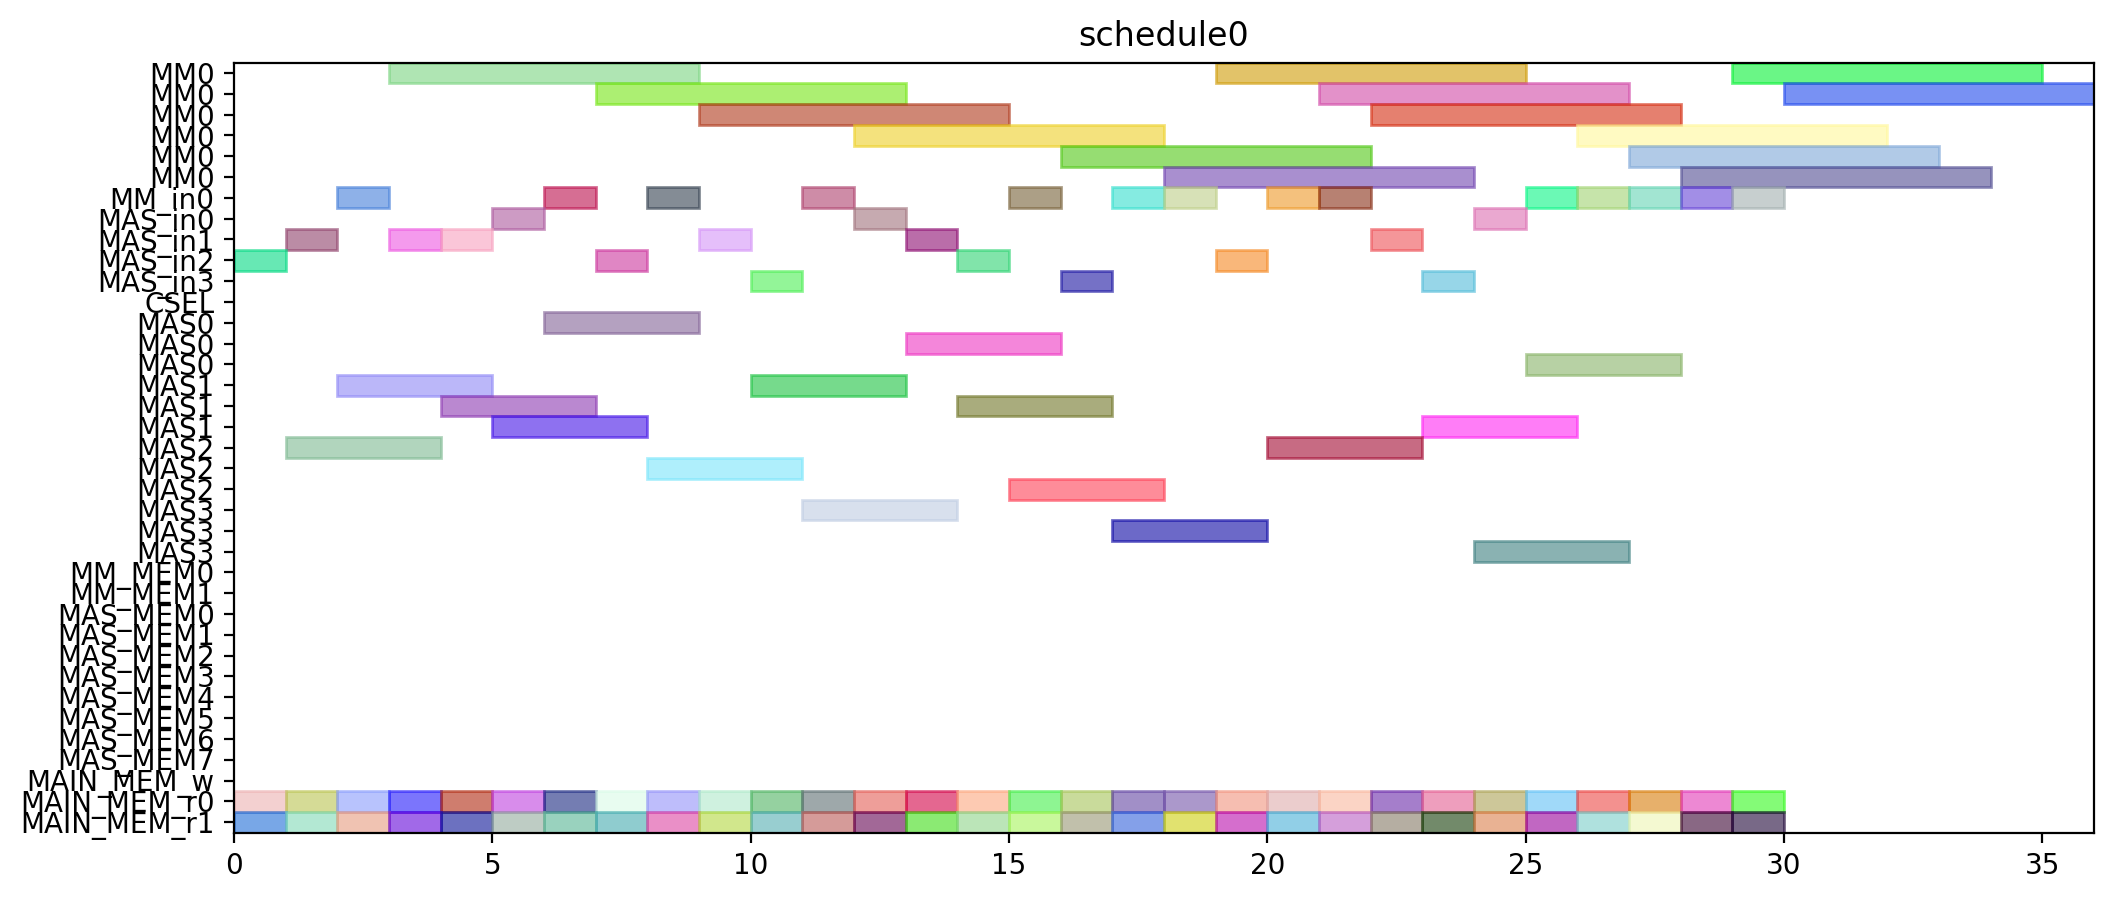

Generate this figure with Python:
from pyschedule import Scenario, solvers, plotters, alt


def solve():
	horizon = 120
	S = Scenario("schedule0", horizon=horizon)

	# resource
	MM = S.Resources('MM', num=1, size=6)
	MM_in = S.Resources('MM_in', num=1)
	MAS_in = S.Resources('MAS_in', num=4)
	CSEL = S.Resource('CSEL')
	MAS = S.Resources('MAS', num=4, size=3, periods=range(1, horizon))
	MM_MEM = S.Resources('MM_MEM', num=2)
	MAS_MEM = S.Resources('MAS_MEM', num=8)
	MAIN_MEM_w = S.Resource('MAIN_MEM_w', size=1)
	MAIN_MEM_r = S.Resources('MAIN_MEM_r', num=2)

	# result of previous scheduling

	# new tasks
	r1_t0 = S.Task('r1_t0', length=6, delay_cost=1)
	r1_t0 += alt(MM)
	r1_t0_in = S.Task('r1_t0_in', length=1, delay_cost=1)
	r1_t0_in += alt(MM_in)
	S += r1_t0_in*MM_in[0]<=r1_t0*MM[0]
	r1_t0_mem0 = S.Task('r1_t0_mem0', length=1, delay_cost=1)
	r1_t0_mem0 += MAIN_MEM_r[0]
	S += r1_t0_mem0 <= r1_t0

	r1_t0_mem1 = S.Task('r1_t0_mem1', length=1, delay_cost=1)
	r1_t0_mem1 += MAIN_MEM_r[1]
	S += r1_t0_mem1 <= r1_t0

	r1_t1 = S.Task('r1_t1', length=6, delay_cost=1)
	r1_t1 += alt(MM)
	r1_t1_in = S.Task('r1_t1_in', length=1, delay_cost=1)
	r1_t1_in += alt(MM_in)
	S += r1_t1_in*MM_in[0]<=r1_t1*MM[0]
	r1_t1_mem0 = S.Task('r1_t1_mem0', length=1, delay_cost=1)
	r1_t1_mem0 += MAIN_MEM_r[0]
	S += r1_t1_mem0 <= r1_t1

	r1_t1_mem1 = S.Task('r1_t1_mem1', length=1, delay_cost=1)
	r1_t1_mem1 += MAIN_MEM_r[1]
	S += r1_t1_mem1 <= r1_t1

	r1_t2 = S.Task('r1_t2', length=3, delay_cost=1)
	r1_t2 += alt(MAS)
	r1_t2_in = S.Task('r1_t2_in', length=1, delay_cost=1)
	r1_t2_in += alt(MAS_in)
	S += r1_t2_in*MAS_in[0]<=r1_t2*MAS[0]

	S += r1_t2_in*MAS_in[1]<=r1_t2*MAS[1]

	S += r1_t2_in*MAS_in[2]<=r1_t2*MAS[2]

	S += r1_t2_in*MAS_in[3]<=r1_t2*MAS[3]

	r1_t2_mem0 = S.Task('r1_t2_mem0', length=1, delay_cost=1)
	r1_t2_mem0 += MAIN_MEM_r[0]
	S += r1_t2_mem0 <= r1_t2

	r1_t2_mem1 = S.Task('r1_t2_mem1', length=1, delay_cost=1)
	r1_t2_mem1 += MAIN_MEM_r[1]
	S += r1_t2_mem1 <= r1_t2

	r1_t3 = S.Task('r1_t3', length=3, delay_cost=1)
	r1_t3 += alt(MAS)
	r1_t3_in = S.Task('r1_t3_in', length=1, delay_cost=1)
	r1_t3_in += alt(MAS_in)
	S += r1_t3_in*MAS_in[0]<=r1_t3*MAS[0]

	S += r1_t3_in*MAS_in[1]<=r1_t3*MAS[1]

	S += r1_t3_in*MAS_in[2]<=r1_t3*MAS[2]

	S += r1_t3_in*MAS_in[3]<=r1_t3*MAS[3]

	r1_t3_mem0 = S.Task('r1_t3_mem0', length=1, delay_cost=1)
	r1_t3_mem0 += MAIN_MEM_r[0]
	S += r1_t3_mem0 <= r1_t3

	r1_t3_mem1 = S.Task('r1_t3_mem1', length=1, delay_cost=1)
	r1_t3_mem1 += MAIN_MEM_r[1]
	S += r1_t3_mem1 <= r1_t3

	r3_t0 = S.Task('r3_t0', length=6, delay_cost=1)
	r3_t0 += alt(MM)
	r3_t0_in = S.Task('r3_t0_in', length=1, delay_cost=1)
	r3_t0_in += alt(MM_in)
	S += r3_t0_in*MM_in[0]<=r3_t0*MM[0]
	r3_t0_mem0 = S.Task('r3_t0_mem0', length=1, delay_cost=1)
	r3_t0_mem0 += MAIN_MEM_r[0]
	S += r3_t0_mem0 <= r3_t0

	r3_t0_mem1 = S.Task('r3_t0_mem1', length=1, delay_cost=1)
	r3_t0_mem1 += MAIN_MEM_r[1]
	S += r3_t0_mem1 <= r3_t0

	r3_t1 = S.Task('r3_t1', length=6, delay_cost=1)
	r3_t1 += alt(MM)
	r3_t1_in = S.Task('r3_t1_in', length=1, delay_cost=1)
	r3_t1_in += alt(MM_in)
	S += r3_t1_in*MM_in[0]<=r3_t1*MM[0]
	r3_t1_mem0 = S.Task('r3_t1_mem0', length=1, delay_cost=1)
	r3_t1_mem0 += MAIN_MEM_r[0]
	S += r3_t1_mem0 <= r3_t1

	r3_t1_mem1 = S.Task('r3_t1_mem1', length=1, delay_cost=1)
	r3_t1_mem1 += MAIN_MEM_r[1]
	S += r3_t1_mem1 <= r3_t1

	r3_t2 = S.Task('r3_t2', length=3, delay_cost=1)
	r3_t2 += alt(MAS)
	r3_t2_in = S.Task('r3_t2_in', length=1, delay_cost=1)
	r3_t2_in += alt(MAS_in)
	S += r3_t2_in*MAS_in[0]<=r3_t2*MAS[0]

	S += r3_t2_in*MAS_in[1]<=r3_t2*MAS[1]

	S += r3_t2_in*MAS_in[2]<=r3_t2*MAS[2]

	S += r3_t2_in*MAS_in[3]<=r3_t2*MAS[3]

	r3_t2_mem0 = S.Task('r3_t2_mem0', length=1, delay_cost=1)
	r3_t2_mem0 += MAIN_MEM_r[0]
	S += r3_t2_mem0 <= r3_t2

	r3_t2_mem1 = S.Task('r3_t2_mem1', length=1, delay_cost=1)
	r3_t2_mem1 += MAIN_MEM_r[1]
	S += r3_t2_mem1 <= r3_t2

	r3_t3 = S.Task('r3_t3', length=3, delay_cost=1)
	r3_t3 += alt(MAS)
	r3_t3_in = S.Task('r3_t3_in', length=1, delay_cost=1)
	r3_t3_in += alt(MAS_in)
	S += r3_t3_in*MAS_in[0]<=r3_t3*MAS[0]

	S += r3_t3_in*MAS_in[1]<=r3_t3*MAS[1]

	S += r3_t3_in*MAS_in[2]<=r3_t3*MAS[2]

	S += r3_t3_in*MAS_in[3]<=r3_t3*MAS[3]

	r3_t3_mem0 = S.Task('r3_t3_mem0', length=1, delay_cost=1)
	r3_t3_mem0 += MAIN_MEM_r[0]
	S += r3_t3_mem0 <= r3_t3

	r3_t3_mem1 = S.Task('r3_t3_mem1', length=1, delay_cost=1)
	r3_t3_mem1 += MAIN_MEM_r[1]
	S += r3_t3_mem1 <= r3_t3

	r4_t0 = S.Task('r4_t0', length=6, delay_cost=1)
	r4_t0 += alt(MM)
	r4_t0_in = S.Task('r4_t0_in', length=1, delay_cost=1)
	r4_t0_in += alt(MM_in)
	S += r4_t0_in*MM_in[0]<=r4_t0*MM[0]
	r4_t0_mem0 = S.Task('r4_t0_mem0', length=1, delay_cost=1)
	r4_t0_mem0 += MAIN_MEM_r[0]
	S += r4_t0_mem0 <= r4_t0

	r4_t0_mem1 = S.Task('r4_t0_mem1', length=1, delay_cost=1)
	r4_t0_mem1 += MAIN_MEM_r[1]
	S += r4_t0_mem1 <= r4_t0

	r4_t1 = S.Task('r4_t1', length=6, delay_cost=1)
	r4_t1 += alt(MM)
	r4_t1_in = S.Task('r4_t1_in', length=1, delay_cost=1)
	r4_t1_in += alt(MM_in)
	S += r4_t1_in*MM_in[0]<=r4_t1*MM[0]
	r4_t1_mem0 = S.Task('r4_t1_mem0', length=1, delay_cost=1)
	r4_t1_mem0 += MAIN_MEM_r[0]
	S += r4_t1_mem0 <= r4_t1

	r4_t1_mem1 = S.Task('r4_t1_mem1', length=1, delay_cost=1)
	r4_t1_mem1 += MAIN_MEM_r[1]
	S += r4_t1_mem1 <= r4_t1

	r4_t2 = S.Task('r4_t2', length=3, delay_cost=1)
	r4_t2 += alt(MAS)
	r4_t2_in = S.Task('r4_t2_in', length=1, delay_cost=1)
	r4_t2_in += alt(MAS_in)
	S += r4_t2_in*MAS_in[0]<=r4_t2*MAS[0]

	S += r4_t2_in*MAS_in[1]<=r4_t2*MAS[1]

	S += r4_t2_in*MAS_in[2]<=r4_t2*MAS[2]

	S += r4_t2_in*MAS_in[3]<=r4_t2*MAS[3]

	r4_t2_mem0 = S.Task('r4_t2_mem0', length=1, delay_cost=1)
	r4_t2_mem0 += MAIN_MEM_r[0]
	S += r4_t2_mem0 <= r4_t2

	r4_t2_mem1 = S.Task('r4_t2_mem1', length=1, delay_cost=1)
	r4_t2_mem1 += MAIN_MEM_r[1]
	S += r4_t2_mem1 <= r4_t2

	r4_t3 = S.Task('r4_t3', length=3, delay_cost=1)
	r4_t3 += alt(MAS)
	r4_t3_in = S.Task('r4_t3_in', length=1, delay_cost=1)
	r4_t3_in += alt(MAS_in)
	S += r4_t3_in*MAS_in[0]<=r4_t3*MAS[0]

	S += r4_t3_in*MAS_in[1]<=r4_t3*MAS[1]

	S += r4_t3_in*MAS_in[2]<=r4_t3*MAS[2]

	S += r4_t3_in*MAS_in[3]<=r4_t3*MAS[3]

	r4_t3_mem0 = S.Task('r4_t3_mem0', length=1, delay_cost=1)
	r4_t3_mem0 += MAIN_MEM_r[0]
	S += r4_t3_mem0 <= r4_t3

	r4_t3_mem1 = S.Task('r4_t3_mem1', length=1, delay_cost=1)
	r4_t3_mem1 += MAIN_MEM_r[1]
	S += r4_t3_mem1 <= r4_t3

	r5_t0 = S.Task('r5_t0', length=6, delay_cost=1)
	r5_t0 += alt(MM)
	r5_t0_in = S.Task('r5_t0_in', length=1, delay_cost=1)
	r5_t0_in += alt(MM_in)
	S += r5_t0_in*MM_in[0]<=r5_t0*MM[0]
	r5_t0_mem0 = S.Task('r5_t0_mem0', length=1, delay_cost=1)
	r5_t0_mem0 += MAIN_MEM_r[0]
	S += r5_t0_mem0 <= r5_t0

	r5_t0_mem1 = S.Task('r5_t0_mem1', length=1, delay_cost=1)
	r5_t0_mem1 += MAIN_MEM_r[1]
	S += r5_t0_mem1 <= r5_t0

	r5_t1 = S.Task('r5_t1', length=6, delay_cost=1)
	r5_t1 += alt(MM)
	r5_t1_in = S.Task('r5_t1_in', length=1, delay_cost=1)
	r5_t1_in += alt(MM_in)
	S += r5_t1_in*MM_in[0]<=r5_t1*MM[0]
	r5_t1_mem0 = S.Task('r5_t1_mem0', length=1, delay_cost=1)
	r5_t1_mem0 += MAIN_MEM_r[0]
	S += r5_t1_mem0 <= r5_t1

	r5_t1_mem1 = S.Task('r5_t1_mem1', length=1, delay_cost=1)
	r5_t1_mem1 += MAIN_MEM_r[1]
	S += r5_t1_mem1 <= r5_t1

	r5_t2 = S.Task('r5_t2', length=3, delay_cost=1)
	r5_t2 += alt(MAS)
	r5_t2_in = S.Task('r5_t2_in', length=1, delay_cost=1)
	r5_t2_in += alt(MAS_in)
	S += r5_t2_in*MAS_in[0]<=r5_t2*MAS[0]

	S += r5_t2_in*MAS_in[1]<=r5_t2*MAS[1]

	S += r5_t2_in*MAS_in[2]<=r5_t2*MAS[2]

	S += r5_t2_in*MAS_in[3]<=r5_t2*MAS[3]

	r5_t2_mem0 = S.Task('r5_t2_mem0', length=1, delay_cost=1)
	r5_t2_mem0 += MAIN_MEM_r[0]
	S += r5_t2_mem0 <= r5_t2

	r5_t2_mem1 = S.Task('r5_t2_mem1', length=1, delay_cost=1)
	r5_t2_mem1 += MAIN_MEM_r[1]
	S += r5_t2_mem1 <= r5_t2

	r5_t3 = S.Task('r5_t3', length=3, delay_cost=1)
	r5_t3 += alt(MAS)
	r5_t3_in = S.Task('r5_t3_in', length=1, delay_cost=1)
	r5_t3_in += alt(MAS_in)
	S += r5_t3_in*MAS_in[0]<=r5_t3*MAS[0]

	S += r5_t3_in*MAS_in[1]<=r5_t3*MAS[1]

	S += r5_t3_in*MAS_in[2]<=r5_t3*MAS[2]

	S += r5_t3_in*MAS_in[3]<=r5_t3*MAS[3]

	r5_t3_mem0 = S.Task('r5_t3_mem0', length=1, delay_cost=1)
	r5_t3_mem0 += MAIN_MEM_r[0]
	S += r5_t3_mem0 <= r5_t3

	r5_t3_mem1 = S.Task('r5_t3_mem1', length=1, delay_cost=1)
	r5_t3_mem1 += MAIN_MEM_r[1]
	S += r5_t3_mem1 <= r5_t3

	r6_t0 = S.Task('r6_t0', length=6, delay_cost=1)
	r6_t0 += alt(MM)
	r6_t0_in = S.Task('r6_t0_in', length=1, delay_cost=1)
	r6_t0_in += alt(MM_in)
	S += r6_t0_in*MM_in[0]<=r6_t0*MM[0]
	r6_t0_mem0 = S.Task('r6_t0_mem0', length=1, delay_cost=1)
	r6_t0_mem0 += MAIN_MEM_r[0]
	S += r6_t0_mem0 <= r6_t0

	r6_t0_mem1 = S.Task('r6_t0_mem1', length=1, delay_cost=1)
	r6_t0_mem1 += MAIN_MEM_r[1]
	S += r6_t0_mem1 <= r6_t0

	r6_t1 = S.Task('r6_t1', length=6, delay_cost=1)
	r6_t1 += alt(MM)
	r6_t1_in = S.Task('r6_t1_in', length=1, delay_cost=1)
	r6_t1_in += alt(MM_in)
	S += r6_t1_in*MM_in[0]<=r6_t1*MM[0]
	r6_t1_mem0 = S.Task('r6_t1_mem0', length=1, delay_cost=1)
	r6_t1_mem0 += MAIN_MEM_r[0]
	S += r6_t1_mem0 <= r6_t1

	r6_t1_mem1 = S.Task('r6_t1_mem1', length=1, delay_cost=1)
	r6_t1_mem1 += MAIN_MEM_r[1]
	S += r6_t1_mem1 <= r6_t1

	r6_t2 = S.Task('r6_t2', length=3, delay_cost=1)
	r6_t2 += alt(MAS)
	r6_t2_in = S.Task('r6_t2_in', length=1, delay_cost=1)
	r6_t2_in += alt(MAS_in)
	S += r6_t2_in*MAS_in[0]<=r6_t2*MAS[0]

	S += r6_t2_in*MAS_in[1]<=r6_t2*MAS[1]

	S += r6_t2_in*MAS_in[2]<=r6_t2*MAS[2]

	S += r6_t2_in*MAS_in[3]<=r6_t2*MAS[3]

	r6_t2_mem0 = S.Task('r6_t2_mem0', length=1, delay_cost=1)
	r6_t2_mem0 += MAIN_MEM_r[0]
	S += r6_t2_mem0 <= r6_t2

	r6_t2_mem1 = S.Task('r6_t2_mem1', length=1, delay_cost=1)
	r6_t2_mem1 += MAIN_MEM_r[1]
	S += r6_t2_mem1 <= r6_t2

	r6_t3 = S.Task('r6_t3', length=3, delay_cost=1)
	r6_t3 += alt(MAS)
	r6_t3_in = S.Task('r6_t3_in', length=1, delay_cost=1)
	r6_t3_in += alt(MAS_in)
	S += r6_t3_in*MAS_in[0]<=r6_t3*MAS[0]

	S += r6_t3_in*MAS_in[1]<=r6_t3*MAS[1]

	S += r6_t3_in*MAS_in[2]<=r6_t3*MAS[2]

	S += r6_t3_in*MAS_in[3]<=r6_t3*MAS[3]

	r6_t3_mem0 = S.Task('r6_t3_mem0', length=1, delay_cost=1)
	r6_t3_mem0 += MAIN_MEM_r[0]
	S += r6_t3_mem0 <= r6_t3

	r6_t3_mem1 = S.Task('r6_t3_mem1', length=1, delay_cost=1)
	r6_t3_mem1 += MAIN_MEM_r[1]
	S += r6_t3_mem1 <= r6_t3

	r9_t2 = S.Task('r9_t2', length=3, delay_cost=1)
	r9_t2 += alt(MAS)
	r9_t2_in = S.Task('r9_t2_in', length=1, delay_cost=1)
	r9_t2_in += alt(MAS_in)
	S += r9_t2_in*MAS_in[0]<=r9_t2*MAS[0]

	S += r9_t2_in*MAS_in[1]<=r9_t2*MAS[1]

	S += r9_t2_in*MAS_in[2]<=r9_t2*MAS[2]

	S += r9_t2_in*MAS_in[3]<=r9_t2*MAS[3]

	r9_t2_mem0 = S.Task('r9_t2_mem0', length=1, delay_cost=1)
	r9_t2_mem0 += MAIN_MEM_r[0]
	S += r9_t2_mem0 <= r9_t2

	r9_t2_mem1 = S.Task('r9_t2_mem1', length=1, delay_cost=1)
	r9_t2_mem1 += MAIN_MEM_r[1]
	S += r9_t2_mem1 <= r9_t2

	r12_t0 = S.Task('r12_t0', length=6, delay_cost=1)
	r12_t0 += alt(MM)
	r12_t0_in = S.Task('r12_t0_in', length=1, delay_cost=1)
	r12_t0_in += alt(MM_in)
	S += r12_t0_in*MM_in[0]<=r12_t0*MM[0]
	r12_t0_mem0 = S.Task('r12_t0_mem0', length=1, delay_cost=1)
	r12_t0_mem0 += MAIN_MEM_r[0]
	S += r12_t0_mem0 <= r12_t0

	r12_t0_mem1 = S.Task('r12_t0_mem1', length=1, delay_cost=1)
	r12_t0_mem1 += MAIN_MEM_r[1]
	S += r12_t0_mem1 <= r12_t0

	r12_t1 = S.Task('r12_t1', length=6, delay_cost=1)
	r12_t1 += alt(MM)
	r12_t1_in = S.Task('r12_t1_in', length=1, delay_cost=1)
	r12_t1_in += alt(MM_in)
	S += r12_t1_in*MM_in[0]<=r12_t1*MM[0]
	r12_t1_mem0 = S.Task('r12_t1_mem0', length=1, delay_cost=1)
	r12_t1_mem0 += MAIN_MEM_r[0]
	S += r12_t1_mem0 <= r12_t1

	r12_t1_mem1 = S.Task('r12_t1_mem1', length=1, delay_cost=1)
	r12_t1_mem1 += MAIN_MEM_r[1]
	S += r12_t1_mem1 <= r12_t1

	r12_t2 = S.Task('r12_t2', length=3, delay_cost=1)
	r12_t2 += alt(MAS)
	r12_t2_in = S.Task('r12_t2_in', length=1, delay_cost=1)
	r12_t2_in += alt(MAS_in)
	S += r12_t2_in*MAS_in[0]<=r12_t2*MAS[0]

	S += r12_t2_in*MAS_in[1]<=r12_t2*MAS[1]

	S += r12_t2_in*MAS_in[2]<=r12_t2*MAS[2]

	S += r12_t2_in*MAS_in[3]<=r12_t2*MAS[3]

	r12_t2_mem0 = S.Task('r12_t2_mem0', length=1, delay_cost=1)
	r12_t2_mem0 += MAIN_MEM_r[0]
	S += r12_t2_mem0 <= r12_t2

	r12_t2_mem1 = S.Task('r12_t2_mem1', length=1, delay_cost=1)
	r12_t2_mem1 += MAIN_MEM_r[1]
	S += r12_t2_mem1 <= r12_t2

	r12_t3 = S.Task('r12_t3', length=3, delay_cost=1)
	r12_t3 += alt(MAS)
	r12_t3_in = S.Task('r12_t3_in', length=1, delay_cost=1)
	r12_t3_in += alt(MAS_in)
	S += r12_t3_in*MAS_in[0]<=r12_t3*MAS[0]

	S += r12_t3_in*MAS_in[1]<=r12_t3*MAS[1]

	S += r12_t3_in*MAS_in[2]<=r12_t3*MAS[2]

	S += r12_t3_in*MAS_in[3]<=r12_t3*MAS[3]

	r12_t3_mem0 = S.Task('r12_t3_mem0', length=1, delay_cost=1)
	r12_t3_mem0 += MAIN_MEM_r[0]
	S += r12_t3_mem0 <= r12_t3

	r12_t3_mem1 = S.Task('r12_t3_mem1', length=1, delay_cost=1)
	r12_t3_mem1 += MAIN_MEM_r[1]
	S += r12_t3_mem1 <= r12_t3

	r13_t0 = S.Task('r13_t0', length=6, delay_cost=1)
	r13_t0 += alt(MM)
	r13_t0_in = S.Task('r13_t0_in', length=1, delay_cost=1)
	r13_t0_in += alt(MM_in)
	S += r13_t0_in*MM_in[0]<=r13_t0*MM[0]
	r13_t0_mem0 = S.Task('r13_t0_mem0', length=1, delay_cost=1)
	r13_t0_mem0 += MAIN_MEM_r[0]
	S += r13_t0_mem0 <= r13_t0

	r13_t0_mem1 = S.Task('r13_t0_mem1', length=1, delay_cost=1)
	r13_t0_mem1 += MAIN_MEM_r[1]
	S += r13_t0_mem1 <= r13_t0

	r13_t1 = S.Task('r13_t1', length=6, delay_cost=1)
	r13_t1 += alt(MM)
	r13_t1_in = S.Task('r13_t1_in', length=1, delay_cost=1)
	r13_t1_in += alt(MM_in)
	S += r13_t1_in*MM_in[0]<=r13_t1*MM[0]
	r13_t1_mem0 = S.Task('r13_t1_mem0', length=1, delay_cost=1)
	r13_t1_mem0 += MAIN_MEM_r[0]
	S += r13_t1_mem0 <= r13_t1

	r13_t1_mem1 = S.Task('r13_t1_mem1', length=1, delay_cost=1)
	r13_t1_mem1 += MAIN_MEM_r[1]
	S += r13_t1_mem1 <= r13_t1

	r13_t2 = S.Task('r13_t2', length=3, delay_cost=1)
	r13_t2 += alt(MAS)
	r13_t2_in = S.Task('r13_t2_in', length=1, delay_cost=1)
	r13_t2_in += alt(MAS_in)
	S += r13_t2_in*MAS_in[0]<=r13_t2*MAS[0]

	S += r13_t2_in*MAS_in[1]<=r13_t2*MAS[1]

	S += r13_t2_in*MAS_in[2]<=r13_t2*MAS[2]

	S += r13_t2_in*MAS_in[3]<=r13_t2*MAS[3]

	r13_t2_mem0 = S.Task('r13_t2_mem0', length=1, delay_cost=1)
	r13_t2_mem0 += MAIN_MEM_r[0]
	S += r13_t2_mem0 <= r13_t2

	r13_t2_mem1 = S.Task('r13_t2_mem1', length=1, delay_cost=1)
	r13_t2_mem1 += MAIN_MEM_r[1]
	S += r13_t2_mem1 <= r13_t2

	r13_t3 = S.Task('r13_t3', length=3, delay_cost=1)
	r13_t3 += alt(MAS)
	r13_t3_in = S.Task('r13_t3_in', length=1, delay_cost=1)
	r13_t3_in += alt(MAS_in)
	S += r13_t3_in*MAS_in[0]<=r13_t3*MAS[0]

	S += r13_t3_in*MAS_in[1]<=r13_t3*MAS[1]

	S += r13_t3_in*MAS_in[2]<=r13_t3*MAS[2]

	S += r13_t3_in*MAS_in[3]<=r13_t3*MAS[3]

	r13_t3_mem0 = S.Task('r13_t3_mem0', length=1, delay_cost=1)
	r13_t3_mem0 += MAIN_MEM_r[0]
	S += r13_t3_mem0 <= r13_t3

	r13_t3_mem1 = S.Task('r13_t3_mem1', length=1, delay_cost=1)
	r13_t3_mem1 += MAIN_MEM_r[1]
	S += r13_t3_mem1 <= r13_t3

	r16_t3 = S.Task('r16_t3', length=3, delay_cost=1)
	r16_t3 += alt(MAS)
	r16_t3_in = S.Task('r16_t3_in', length=1, delay_cost=1)
	r16_t3_in += alt(MAS_in)
	S += r16_t3_in*MAS_in[0]<=r16_t3*MAS[0]

	S += r16_t3_in*MAS_in[1]<=r16_t3*MAS[1]

	S += r16_t3_in*MAS_in[2]<=r16_t3*MAS[2]

	S += r16_t3_in*MAS_in[3]<=r16_t3*MAS[3]

	r16_t3_mem0 = S.Task('r16_t3_mem0', length=1, delay_cost=1)
	r16_t3_mem0 += MAIN_MEM_r[0]
	S += r16_t3_mem0 <= r16_t3

	r16_t3_mem1 = S.Task('r16_t3_mem1', length=1, delay_cost=1)
	r16_t3_mem1 += MAIN_MEM_r[1]
	S += r16_t3_mem1 <= r16_t3

	solvers.mip.solve(S,msg=1,kind='CPLEX',ratio_gap=1.01)

	solution = [['hoge']*len(S.solution()[1]) for i in range(len(S.solution()))]
	for i in range(len(S.solution())):
		for j in range(len(S.solution()[i])):
			solution[i][j]=str(S.solution()[i][j])
	print(solution)

	cycles = int(solution[-1][3])

	pic_file_name = "/home/mfukuda/ABE/multiRAM_multiMAS_16mux/scheduling_result/stage6MM1_stage3MAS4/EP2_YRECOVER/schedule0.png"
	if(S.solution() != []):
		plotters.matplotlib.plot(S,img_filename=pic_file_name, show_task_labels=False, fig_size=(cycles*0.25+3, 5))

	return solution
